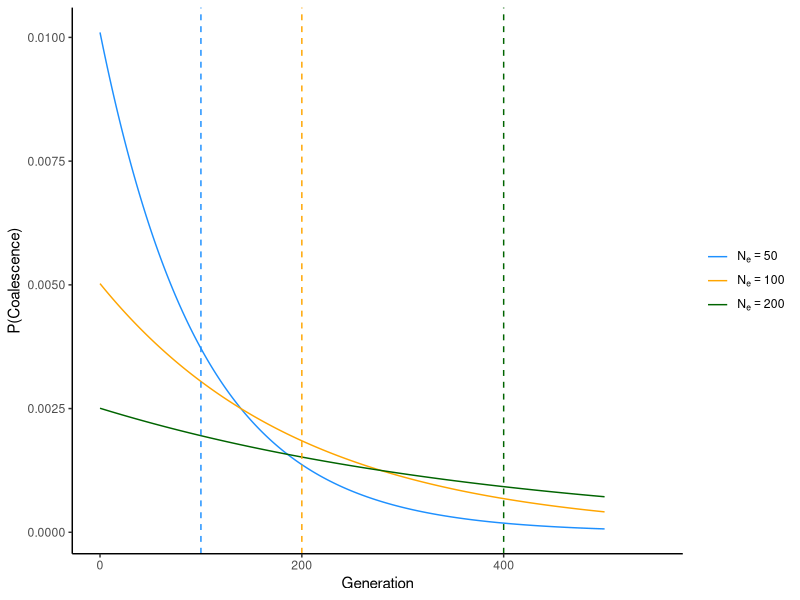

Write the R code that produced this figure.
## ---- chunk 1
library(ggplot2)
library(dplyr)

# define functions for different effective population sizes
coalesce_50 <- function(x){(1/(2*50))*exp(-(x-1)/(2*50))}
coalesce_100 <- function(x){(1/(2*100))*exp(-(x-1)/(2*100))}
coalesce_200 <- function(x){(1/(2*200))*exp(-(x-1)/(2*200))}

# create a data frame with values from all functions
x_vals <- seq(0, 500, by = 1)

labels <- c("Ne=50", "Ne=100", "Ne=200")
levels_ordered <- factor(labels, levels = labels)

# create function data frame
df <- data.frame(
  Generation = rep(x_vals, 3),
  Probability = c(coalesce_50(x_vals), coalesce_100(x_vals), coalesce_200(x_vals)),
  Function = factor(rep(labels, each = length(x_vals)), levels = labels)
)

# create expected values data frame
vline_df <- data.frame(
  Function = levels_ordered,
  xintercept = c(100, 200, 400)
)

# plot
ggplot(df, aes(x = Generation, y = Probability, color = Function)) +
  theme_classic() +
  xlim(c(0, 550)) +
  geom_line() +
  geom_vline(data = vline_df,
             aes(xintercept = xintercept, color = Function), 
             linetype = "dashed", show.legend = FALSE) +
  xlab("Generation") +
  ylab("P(Coalescence)") +
  scale_color_manual(
    values = c("Ne=50" = "dodgerblue", 
               "Ne=100" = "orange", 
               "Ne=200" = "darkgreen"),
    labels = c(
      expression(N[e] == 50),
      expression(N[e] == 100),
      expression(N[e] == 200)
    ),
    name = NULL  # Removes legend title
  )
